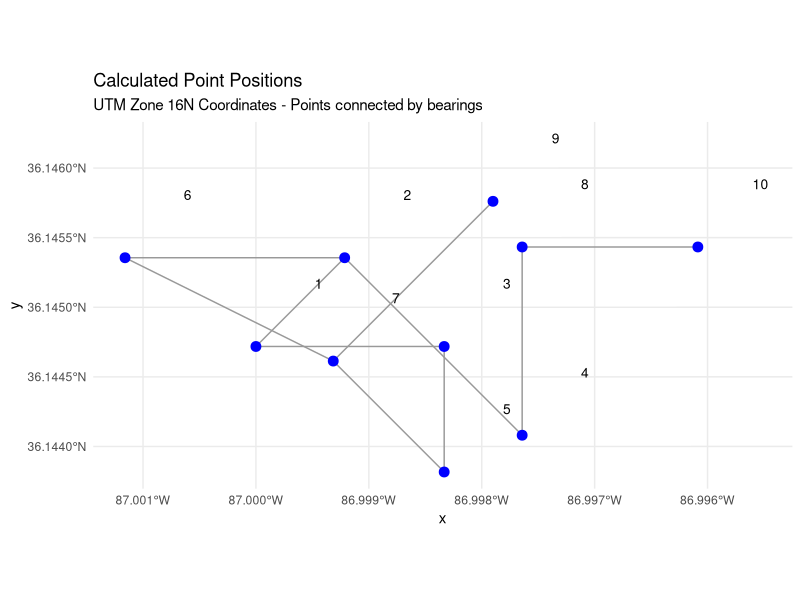

The R script that drew this image:
library(sf)
library(tidyverse)

# Example data structure - replace with your actual data
# Each row represents a bearing/distance FROM one point TO another point
data <- tibble(
  from_point = c(1, 1, 2, 3, 2, 5, 4, 7, 8, 6),  # starting point
  to_point = c(2, 3, 4, 5, 6, 7, 8, 9, 10, 7),   # ending point
  bearing = c(45, 90, 135, 180, 270, 315, 0, 45, 90, 225),  # in degrees
  distance = c(100, 150, 200, 100, 175, 125, 150, 180, 140, 95)  # in meters
)

# Known coordinates for point 1 (UTM Zone 16N)
# Replace these with your actual coordinates
known_point <- tibble(
  point_id = 1,
  easting = 500000,  # example UTM easting
  northing = 4000000  # example UTM northing
)

# Function to calculate new point from bearing and distance
calculate_point_from_bearing <- function(easting, northing, bearing, distance) {
  # Convert bearing to radians
  bearing_rad <- bearing * pi / 180
  
  # Calculate new coordinates
  # Bearing is measured clockwise from north
  new_easting <- easting + distance * sin(bearing_rad)
  new_northing <- northing + distance * cos(bearing_rad)
  
  return(list(easting = new_easting, northing = new_northing))
}

# Initialize coordinates with the known point
coordinates <- known_point %>%
  mutate(calculated = FALSE)  # track which points are calculated

# Get all unique point IDs
all_points <- unique(c(data$from_point, data$to_point))
remaining_points <- setdiff(all_points, known_point$point_id)

# Iteratively calculate points until all are done
max_iterations <- length(remaining_points) * 2  # safety limit
iteration <- 0

while (length(remaining_points) > 0 && iteration < max_iterations) {
  iteration <- iteration + 1
  points_calculated_this_round <- 0
  
  # Look for connections where we know the starting point
  for (i in 1:nrow(data)) {
    from_id <- data$from_point[i]
    to_id <- data$to_point[i]
    
    # Check if we know the 'from' point but not the 'to' point
    if (from_id %in% coordinates$point_id && !(to_id %in% coordinates$point_id)) {
      from_coords <- coordinates %>% filter(point_id == from_id)
      
      new_coords <- calculate_point_from_bearing(
        easting = from_coords$easting,
        northing = from_coords$northing,
        bearing = data$bearing[i],
        distance = data$distance[i]
      )
      
      coordinates <- bind_rows(
        coordinates,
        tibble(
          point_id = to_id,
          easting = new_coords$easting,
          northing = new_coords$northing,
          calculated = TRUE
        )
      )
      
      remaining_points <- setdiff(remaining_points, to_id)
      points_calculated_this_round <- points_calculated_this_round + 1
    }
  }
  
  # If we didn't calculate any new points this round, we're stuck
  if (points_calculated_this_round == 0) {
    warning(paste("Unable to calculate", length(remaining_points), 
                  "points. They may not be connected to the known point."))
    cat("Remaining points:", paste(remaining_points, collapse = ", "), "\n")
    break
  }
}

# Sort by point_id for easier viewing
coordinates <- coordinates %>% 
  arrange(point_id) %>%
  select(-calculated)

# Convert to sf object with UTM Zone 16N projection
# EPSG:32616 is UTM Zone 16N (Northern Hemisphere)
# Use EPSG:32716 for UTM Zone 16S (Southern Hemisphere)
points_sf <- st_as_sf(
  coordinates,
  coords = c("easting", "northing"),
  crs = 32616  # UTM Zone 16N
)

# View results
print("Calculated coordinates:")
print(coordinates)
print("\nSpatial features:")
print(points_sf)

# Create line segments showing the connections
segments_sf <- data %>%
  left_join(coordinates %>% rename(from_point = point_id, 
                                    from_easting = easting, 
                                    from_northing = northing), 
            by = "from_point") %>%
  left_join(coordinates %>% rename(to_point = point_id,
                                    to_easting = easting,
                                    to_northing = northing),
            by = "to_point") %>%
  filter(!is.na(from_easting) & !is.na(to_easting)) %>%
  rowwise() %>%
  mutate(geometry = st_sfc(st_linestring(
    matrix(c(from_easting, from_northing, to_easting, to_northing), 
           ncol = 2, byrow = TRUE)
  ), crs = 32616)) %>%
  st_as_sf()

# Optional: Convert to lat/lon if needed
points_latlon <- st_transform(points_sf, crs = 4326)

# Plot the network
ggplot() +
  geom_sf(data = segments_sf, color = "gray60", linewidth = 0.5) +
  geom_sf(data = points_sf, size = 3, color = "blue") +
  geom_sf_text(data = points_sf, aes(label = point_id), 
               nudge_x = 50, nudge_y = 50, size = 3.5) +
  theme_minimal() +
  labs(title = "Calculated Point Positions",
       subtitle = "UTM Zone 16N Coordinates - Points connected by bearings")
